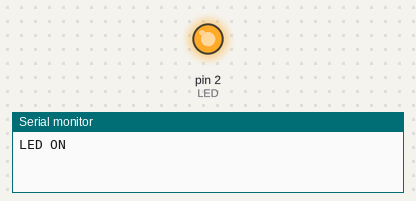
The sketch below on a simulated Arduino Uno, built with avr-gcc and run on an emulated ATmega328P. Shown: output pins drawn as LEDs (lit = HIGH), the last lines printed to the serial monitor.

Above: at 2.5 s.
At 7.5 s:
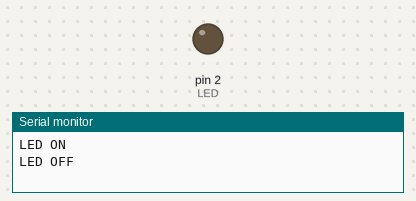
Timing chart, 0 to 13.0 s (numbered marks = the images above):
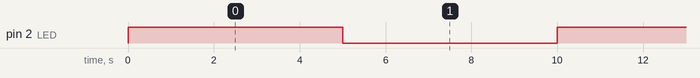

The sketch:

testing_week_1.ino
```cpp
#define LED 2

void setup() {
  pinMode(LED, OUTPUT);
  Serial.begin(115200); // Mulai komunikasi serial dengan baud rate 115200 bps
}

void loop() {
  digitalWrite(LED, HIGH);
  Serial.println("LED ON"); // Output serial ketika LED dinyalakan
  delay(5000);
  digitalWrite(LED, LOW);
  Serial.println("LED OFF"); // Output serial ketika LED dimatikan
  delay(5000);
}

// #define LED 1 // Mengubah pin yang ditetapkan untuk LED menjadi pin 1

// void setup() {
//  pinMode(LED, OUTPUT);
// }

// void loop() {
//  digitalWrite(LED, HIGH);
//  delay(1000);
//  digitalWrite(LED, LOW);
//  delay(1000);
// }
```

Measured:
- by itself, pin 2 (LED): alternates HIGH for 5.0 s and LOW for 5.0 s
